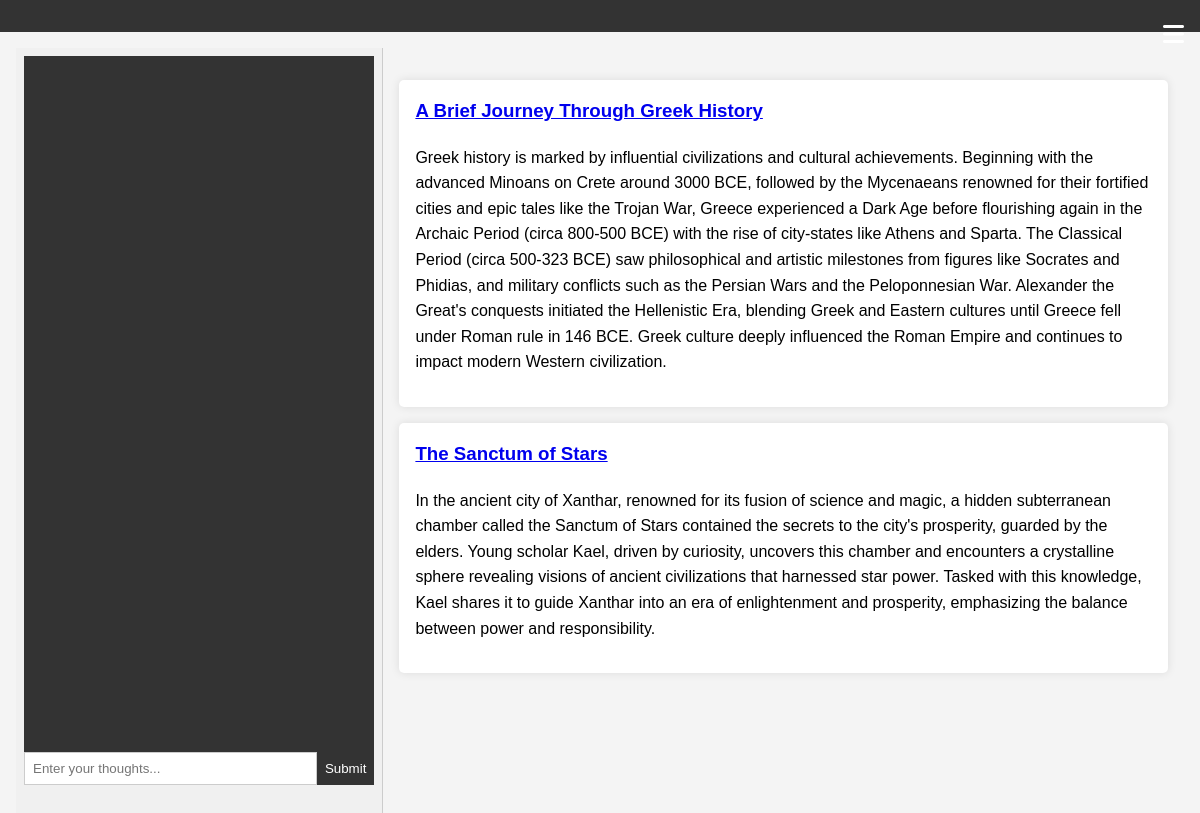
/user/1/articles, run on the app's committed database.
### tables this page shows
CREATE TABLE articles (
    id INTEGER PRIMARY KEY AUTOINCREMENT,
    title TEXT NOT NULL DEFAULT '',
    subtitle TEXT NOT NULL DEFAULT '',
    content TEXT NOT NULL DEFAULT '',
    tldr TEXT NOT NULL DEFAULT '',
    saved_title TEXT NOT NULL DEFAULT '',
    saved_subtitle TEXT NOT NULL DEFAULT '',
    saved_content TEXT NOT NULL DEFAULT '',
    author_id INTEGER NOT NULL,
    created TIMESTAMP DEFAULT CURRENT_TIMESTAMP,
    draft BOOLEAN DEFAULT TRUE,
    last_saved TIMESTAMP DEFAULT CURRENT_TIMESTAMP,
    blog_id INTEGER NOT NULL DEFAULT 0, evaluation TEXT NOT NULL DEFAULT '', score INTEGER NOT NULL DEFAULT 0,
    FOREIGN KEY (blog_id) REFERENCES blogs (id)
);

### app.py (the view)
@app.route('/user/<int:user_id>/articles', methods=('GET',))
def articles(user_id):
    conn = get_db_connection()
    articles = conn.execute('SELECT id, title, subtitle, tldr FROM articles WHERE author_id = ? AND DRAFT = FALSE', (user_id,)).fetchall()
    conn.close()
    return render_template('articles.html', articles=articles)

### data.py (called while the page is built)
def get_db_connection():
    conn = sqlite3.connect(DATABASE)
    conn.row_factory = sqlite3.Row
    return conn

### templates/articles.html
{% extends 'base.html' %}
{% block content %}
<ul>
  {% for article in articles %}
    <li>
      <h3><a href="{{ url_for('view_article', article_id=article.id) }}">{{ article.title }}</a></h3>
      <p>{{ article.tldr }}</p>
    </li>
  {% endfor %}
{% endblock %}

### templates/base.html (shortened to what this page needs)
<!DOCTYPE html>
<html lang="en">
<head>
    <link rel="stylesheet" href="{{ url_for('static', filename='style.css') }}">
    <link rel="stylesheet" href="https://cdnjs.cloudflare.com/ajax/libs/font-awesome/6.0.0-beta3/css/all.min.css">
</head>
<body>
    <header>
        <div class="menu-icon" aria-label="Menu" aria-expanded="false" aria-controls="menu" role="button" onclick="toggleMenu()">
            <i class="fas fa-bars"></i>
        </div>
    </header>
    <main>
        <div class="console">
            <div class="console-output" id="console-output"></div>
            <div class="console-input">
                <input type="text" id="console-input" placeholder="Enter your thoughts..." onkeydown="if(event.key === 'Enter') submitCommand()">
                <button onclick="submitCommand()">Submit</button>
            </div>
        </div>
        <div class="content">
            {% block content %}{% endblock %}
        </div>
    </main>
</body>
</html>

### static/style.css (style rules this page uses)
body { font-family: Arial, sans-serif; margin: 0; padding: 0; background-color: #f4f4f4; line-height: 1.6; }
header { background-color: #333; color: white; padding: 1rem; text-align: center; position: relative; }
h1, h2, h3 { margin-top: 0; }
ul { list-style: none; padding: 0; }
ul li { background-color: white; margin: 1rem 0; padding: 1rem; border-radius: 5px; box-shadow: 0 0 10px rgba(0, 0, 0, 0.1); }
.menu-icon { position: absolute; top: 1rem; right: 1rem; font-size: 24px; cursor: pointer; }

### templates/base.html (style rules this page uses)
body { display: flex; flex-direction: column; min-height: 100vh; margin: 0; }
header { display: flex; justify-content: space-between; align-items: center; padding: 1rem; background-color: #333; color: #fff; }
.menu-icon { position: absolute; top: 1rem; right: 1rem; font-size: 24px; cursor: pointer; }
main { display: flex; flex: 1; padding: 1rem; }
.content { flex: 2; padding: 1rem; }
.console { position: sticky; top: 10px; width: 30%; height: 100vh; overflow-y: auto; padding: 0.5rem; background-color: #f0f0f0; border-right: 1px solid #ccc; }
.console-output { background-color: #333; color: #fff; padding: 0.5rem; height: 85vh; }
.console-input { display: flex; }
.console-input input { flex: 1; padding: 0.5rem; border: 1px solid #ccc; }
.console-input button { padding: 0.5rem; background-color: #333; color: #fff; border: none; cursor: pointer; }

### data on the page
articles: title "A Brief Journey Through Greek History", tldr "Greek history is marked by influential civilizations and cultural achievements. Beginning with the advanced Minoans on Crete around 3000 BCE, followed by the Mycenaeans renowned for their fortified cities and epic tales like the Trojan War, Greece experienced a Dark Age before flourishing again in the Archaic Period (circa 800-500 BCE) with the rise of city-states like Athens and Sparta. The Classical Period (circa 500-323 BCE) saw philosophical and artistic milestones from figures like Socrates and Phidias, and military conflicts such as the Persian Wars and the Peloponnesian War. Alexander the Great's conquests initiated the Hellenistic Era, blending Greek and Eastern cultures until…"
articles: title "The Sanctum of Stars", tldr "In the ancient city of Xanthar, renowned for its fusion of science and magic, a hidden subterranean chamber called the Sanctum of Stars contained the secrets to the city's prosperity, guarded by the elders. Young scholar Kael, driven by curiosity, uncovers this chamber and encounters a crystalline sphere revealing visions of ancient civilizations that harnessed star power. Tasked with this knowledge, Kael shares it to guide Xanthar into an era of enlightenment and prosperity, emphasizing the balance between power and responsibility."
